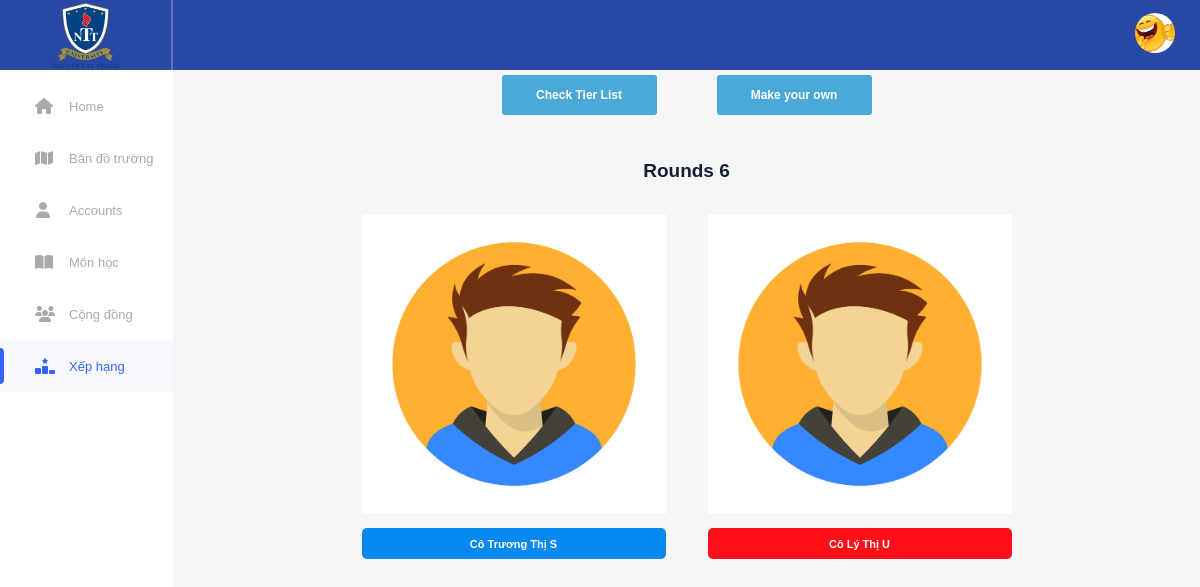
The app's page /ranking_user.php (signed in) with its own data.
### tables this page shows
CREATE TABLE `users` (
  `id` int(10) UNSIGNED NOT NULL,
  `name` varchar(255) NOT NULL,
  `email` varchar(255) NOT NULL,
  `phone` varchar(20) DEFAULT NULL,
  `avatar` varchar(255) DEFAULT NULL,
  `password` varchar(255) NOT NULL,
  `role` enum('user','admin') NOT NULL
);

CREATE TABLE `ranking_session_matches` (
  `id` int(11) NOT NULL,
  `session_id` int(11) NOT NULL,
  `match_no` int(11) NOT NULL,
  `item_a_id` int(11) NOT NULL,
  `item_b_id` int(11) NOT NULL,
  `selected_item_id` int(11) DEFAULT NULL,
  `voted_at` datetime DEFAULT NULL
);

CREATE TABLE `ranking_items` (
  `id` int(11) NOT NULL,
  `name` varchar(150) NOT NULL,
  `image` varchar(255) DEFAULT 'images/avatar.png',
  `active` tinyint(1) NOT NULL DEFAULT 1,
  `created_at` timestamp NOT NULL DEFAULT current_timestamp()
);

### ranking_user.php (the view, shortened to what this page needs)
<?php
require_once 'config.php';
$userId = $_SESSION['user_id'] ?? null;
$avatar = 'images/avatar.png';
if ($userId) {
    $stmt = $conn->prepare("
        SELECT id, name, avatar
        FROM users
        WHERE id = ?
        LIMIT 1
    ");
    $stmt->bind_param("i", $userId);
    $stmt->execute();
    $user = $stmt->get_result()->fetch_assoc();
    if ($user && !empty($user['avatar'])) {
        $avatar = $user['avatar'];
    }
}
$activeSession = null;
if ($userId) {
    $stmt = $conn->prepare("
        SELECT id
        FROM ranking_sessions
        WHERE user_id = ?
        AND status = 'active'
        ORDER BY id DESC
        LIMIT 1
    ");
    $stmt->bind_param("i", $userId);
    $stmt->execute();
    $activeSession =
        $stmt->get_result()->fetch_assoc();
}
$currentMatch = null;
if ($userId && $activeSession) {
    $sessionId =
        intval($activeSession['id']);
    $stmt = $conn->prepare("
        SELECT
            m.id,
            m.match_no,
            m.item_a_id,
            m.item_b_id,
            a.name AS item_a_name,
            a.image AS item_a_image,
            b.name AS item_b_name,
            b.image AS item_b_image
        FROM ranking_session_matches m
        INNER JOIN ranking_items a
            ON a.id = m.item_a_id
        INNER JOIN ranking_items b
            ON b.id = m.item_b_id
        WHERE m.session_id = ?
        AND m.selected_item_id IS NULL
        ORDER BY m.match_no ASC
        LIMIT 1
    ");
    $stmt->bind_param(
        "i",
        $sessionId
    );
    $stmt->execute();
    $currentMatch =
        $stmt->get_result()
        ->fetch_assoc();
}
?>
<!DOCTYPE html>
<html lang="vi">
<head>
<link
    rel="stylesheet"
    href="indexStyle.css"
>
<link
    rel="stylesheet"
    href="ranking.css"
>
<link
    rel="stylesheet"
    href="https://cdnjs.cloudflare.com/ajax/libs/font-awesome/6.5.2/css/all.min.css"
>
</head>
<body>
<div class="page">
<header class="header">
    <div class="logo-area">
        <img
            src="images/logo.png"
            alt="NTTU"
        >
    </div>
    <div class="header-right">
        <?php if ($userId): ?>
            <a
                href="account.php"
                class="user-avatar-link"
            >
                <img
                    src="<?= htmlspecialchars($avatar) ?>"
                    alt="Avatar"
                    style="
                        width:40px;
                        height:40px;
                        border-radius:50%;
                        object-fit:cover;
                    "
                >
            </a>
        <?php endif; ?>
    </div>
</header>
<div class="main">
<aside class="sidebar">
<nav class="menu">
<a
    href="<?= $userId ? 'user.php' : 'index.html' ?>"
    class="menu-item"
>
    <i class="fa-solid fa-house"></i>
    <span>Home</span>
</a>
<a
    href="<?= $userId ? 'map_users.php' : 'map.html' ?>"
    class="menu-item"
>
    <i class="fa-solid fa-map"></i>
    <span>Bản đồ trường</span>
</a>
<a
    href="<?= $userId ? 'account.php' : 'login.php' ?>"
    class="menu-item"
>
    <i class="fa-solid fa-user"></i>
    <span>Accounts</span>
</a>
<a
    href="<?= $userId ? 'courses.php' : 'course.html' ?>"
    class="menu-item"
>
    <i class="fa-solid fa-book-open"></i>
    <span>Môn học</span>
</a>
<a
    href="<?= $userId ? 'community_users.php' : 'community.php' ?>"
    class="menu-item"
>
    <i class="fa-solid fa-users"></i>
    <span>Cộng đồng</span>
</a>
<a
    href="ranking_user.php"
    class="menu-item active"
>
    <i class="fa-solid fa-ranking-star"></i>
    <span>Xếp hạng</span>
</a>
</nav>
</aside>
<main class="ranking-content">
<div class="ranking-actions">
    <a href="ranking_results.php">
        <button
            class="ranking-btn"
            type="button"
        >
            Check Tier List
        </button>
    </a>
    <?php if ($userId): ?>
        <a href="ranking_user.php">
            <button
                class="ranking-btn"
                type="button"
            >
                Make your own
            </button>
        </a>
    <?php endif; ?>
</div>
<?php if (!$userId): ?>
<!-- =====================================================
     CHƯA LOGIN
===================================================== -->
<div class="ranking-title">
    Rounds of 16
</div>
<div class="login-vote-message">
    Bạn cần
    <a href="login.php">đăng nhập</a>
    để tham gia bình chọn.
    <br>
    Người chưa đăng nhập chỉ có thể xem kết quả.
</div>
<?php
include 'ranking_results_content.php';
?>
<?php else: ?>
<h1 class="ranking-title">
    Rounds
    <?= intval($currentMatch['match_no']) ?>
</h1>
<div class="ranking-match">
    <div class="ranking-card">
        <img
            class="ranking-image"
            src="<?= htmlspecialchars(
                $currentMatch['item_a_image']
            ) ?>"
            alt=""
        >
        <form
            method="POST"
            action="ranking_user.php"
        >
            <button
                class="vote-btn vote-blue"
                type="submit"
                name="vote"
            >
                <?= htmlspecialchars(
                    $currentMatch['item_a_name']
                ) ?>
            </button>
        </form>
    </div>
    <div class="ranking-card">
        <img
            class="ranking-image"
            src="<?= htmlspecialchars(
                $currentMatch['item_b_image']
            ) ?>"
            alt=""
        >
        <form
            method="POST"
            action="ranking_user.php"
        >
            <button
                class="vote-btn vote-red"
                type="submit"
                name="vote"
            >
                <?= htmlspecialchars(
                    $currentMatch['item_b_name']
                ) ?>
            </button>
        </form>
    </div>
</div>
<?php endif; ?>
</main>
</div>
</div>
</body>
</html>

### indexStyle.css (style rules this page uses)
* { margin: 0; padding: 0; box-sizing: border-box; }
html, body { width: 100%; min-height: 100%; }
body { font-family: Arial, Helvetica, sans-serif; background: #f4f5f7; color: #333; }
a { text-decoration: none; color: inherit; }
.page { width: 100%; min-height: 100vh; }
.header { height: 70px; background: #2948a5; display: flex; align-items: center; color: white; }
.logo-area { width: 173px; height: 70px; border-right: 2px solid rgba(255, 255, 255, 0.25); display: flex; justify-content: center; align-items: center; }
.logo-area img { width: 75px; height: 65px; object-fit: contain; }
.header-right { flex: 1; display: flex; justify-content: flex-end; align-items: center; gap: 25px; padding-right: 25px; }
.main { display: flex; min-height: calc(100vh - 70px); }
.sidebar { width: 173px; background: white; flex-shrink: 0; }
.menu { padding-top: 10px; }
.menu-item { height: 52px; display: flex; align-items: center; padding-left: 35px; gap: 18px; color: #aaa; font-size: 13px; position: relative; transition: 0.2s; }
.menu-item i { width: 16px; text-align: center; font-size: 16px; }
.menu-item.active { color: #3564ff; background: #f8f9ff; }
.menu-item.active::before { content: ""; position: absolute; left: 0; top: 8px; bottom: 8px; width: 4px; background: #3564ff; border-radius: 0 4px 4px 0; }

### ranking.css (style rules this page uses)
.ranking-content { flex: 1; min-width: 0; background: #f5f6f8; padding: 0 40px 50px; }
.ranking-actions { display: flex; justify-content: center; gap: 60px; padding: 5px 0 45px; }
.ranking-btn { width: 155px; height: 40px; border: none; border-radius: 3px; background: #4aa9d8; color: white; font-size: 12px; font-weight: 600; cursor: pointer; transition: 0.2s; }
.ranking-title { text-align: center; font-size: 19px; color: #172033; margin-bottom: 32px; font-weight: 700; }
.ranking-match { max-width: 650px; margin: 0 auto; display: grid; grid-template-columns: 1fr 1fr; gap: 42px; }
.ranking-card { text-align: center; }
.ranking-image { width: 100%; height: 300px; object-fit: cover; display: block; background: #ddd; }
.vote-btn { width: 100%; height: 31px; margin-top: 14px; border: none; border-radius: 5px; color: white; font-size: 11px; font-weight: 600; cursor: pointer; }
.vote-blue { background: #0789ef; }
.vote-red { background: #ff1018; }

### records on screen
users: avatar (picture)
ranking_session_matches: match_no "6", ranking_items.image (placeholder picture), ranking_items.name "Cô Trương Thị S", ranking_items.name "Cô Lý Thị U"
